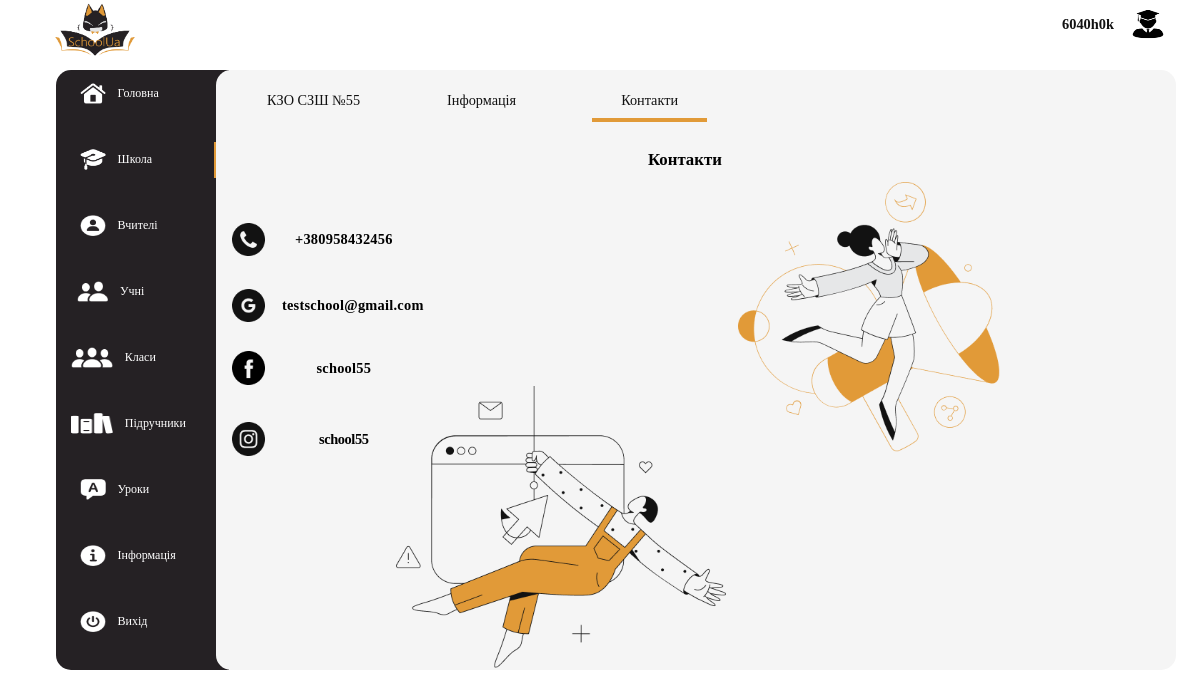
The page /school/19/contacts/ (signed in) on the database its author committed.
### MainApp/models.py (models this page shows)
class School(models.Model):
    title = models.CharField(max_length=255)
    number = models.IntegerField()
    town = models.CharField(max_length=255)
    clases = models.JSONField()
    lessons = models.JSONField()
    teachers = models.JSONField()
    class_form = models.JSONField()
    lesson_form = models.JSONField()
    password = models.CharField(max_length=255)
    login = models.CharField(max_length=255, default=' ')
    email = models.CharField(max_length=255, default=' ')
    adress = models.CharField(max_length=255, default='Не вказано')
    school_type = models.CharField(max_length=255, default='Не вказано')
    school_director = models.CharField(max_length=255, default='Не вказано')
    school_profil = models.CharField(max_length=255, default='Не вказано')
    school_site = models.CharField(max_length=255, default='none')
    school_phone = models.CharField(max_length=255, default='none')
    facebook = models.CharField(max_length=255, default='Не вказано')
    instagram = models.CharField(max_length=255, default='Не вказано')
    time_create = models.DateTimeField(auto_now_add = True)
    time_update = models.DateTimeField(auto_now= True)
    news_text1 = models.CharField(max_length=1000, default='На цьому місці ви можете дізнатися останні новини вашої школи')
    news_text2 = models.CharField(max_length=1000, default='А це на випадок якщо новин занадто багато')

### MainApp/views.py (the view, shortened to what this page needs)
# urls.py: path('school/<int:id>/contacts/', School_contacts.as_view(), name = "school_contacts"),
class School_contacts(TemplateView):
    template_name = "MainApp/school_contacts.html"
    def dispatch(self, request, id):
        tmp = buttons_menu(request, id)
        if tmp != None:
            return redirect(tmp)
        school = School.objects.get(pk = id)
        return render(request, self.template_name,
                context= {'school': school,
                            'select_menu':1, 'menu_school_select':3,'account':check_account(request,id)})

### MainApp/templates/MainApp/school_contacts.html (shortened to what this page needs)
{% extends 'MainApp/base.html' %}
{% load static %}
{% block content %}
    <main class="base_main">
        <form action="" method="POST">
            <img class = 'phone_school' src="{% static 'image/Phone_school.png' %}" alt="">
            <img class = 'google_school' src="{% static 'image/Google_school.png' %}" alt="">
            <img class = 'facebook_school' src="{% static 'image/Facebook_school.png' %}" alt="">
            <img class = 'instagram_school' src="{% static 'image/Instagram_school.png' %}" alt="">
            <img class = 'school_contacts_image1' src="{% static 'image/school_contacts_image1.png' %}" alt="">
            <img class = 'school_contacts_image2' src="{% static 'image/school_contacts_image2.png' %}" alt="">
            <ul class='menu_school_ul'>
                <li class='menu_school_li'>
                    {% if menu_school_select == 1 %}
                        <div class='menu_school_div menu_school_selected'>
                    {% else %}
                        <div class='menu_school_div'>
                    {% endif %}
                        <button class="menu_school_button" name = 'button_menu' value="1">{{school.title}}</button>
                    </div>
                </li>
                <li class='menu_school_li'>
                    {% if menu_school_select == 2 %}
                        <div class='menu_school_div menu_school_selected'>
                    {% else %}
                        <div class='menu_school_div'>
                    {% endif %}
                        <button class="menu_school_button" name = 'button_menu' value="2">Інформація</button>
                    </div>
                </li>
                <li class='menu_school_li'>
                    {% if menu_school_select == 3 %}
                        <div class='menu_school_div menu_school_selected'>
                    {% else %}
                        <div class='menu_school_div'>
                    {% endif %}
                        <button class="menu_school_button" name = 'button_menu' value="3">Контакти</button>
                    </div>
                </li>
                <li>
                    <p class="p_name_contacts_school">
                        Контакти
                    </p>
                </li>
                <li>
                    <p class="p_phone_school">
                        +38{{school.school_phone}}
                    </p>
                </li>
                <li>
                    <p class="p_email_school">
                        {{school.email}}
                    </p>
                </li>
                <li>
                    <p class="p_facebook_school">
                        {{school.facebook}}
                    </p>
                </li>
                <li>
                    <p class="p_instagram_school">
                        {{school.instagram}}
                    </p>
                </li>
            </ul>
        </form>
    </main>
{% endblock %}

### MainApp/templates/MainApp/base.html (shortened to what this page needs)
{% load static %}
<!DOCTYPE html>
<html lang="en">
<head>
    <link rel="stylesheet" href="{% static 'base.css' %}" type="text/css">
    <link rel="stylesheet" href="{% static 'schools.css' %}" type="text/css">
    <link rel="stylesheet" href="{% static 'home.css' %}" type="text/css">
    <link rel="stylesheet" href="{% static 'auth.css' %}" type="text/css">
    <link rel="stylesheet" href="{% static 'school.css' %}" type="text/css">
    <link rel="stylesheet" href="{% static 'class.css' %}" type="text/css">
    <link rel="stylesheet" href="{% static 'schadult.css' %}" type="text/css">
    <link rel="stylesheet" href="{% static 'about_us.css' %}" type="text/css">
    <link rel="stylesheet" href="{% static 'about_site.css' %}" type="text/css">
    <link rel="stylesheet" href="{% static 'contacts.css' %}" type="text/css">
    <link rel="stylesheet" href="{% static 'student.css' %}" type="text/css">
    <link rel="stylesheet" href="{% static 'teacher.css' %}" type="text/css">
    <link rel="stylesheet" href="{% static 'school_contacts.css' %}" type="text/css">
    <link rel="stylesheet" href="{% static 'school_info.css' %}" type="text/css">
    <link rel="stylesheet" href="{% static 'marks.css' %}" type="text/css">
    </head>
    <body>
        {% block main-menu %}
        {% if request.user.is_authenticated %}
        <form action="" method="POST" class="account_form">
            <button class="account_button" name="account" value="{{account.value}}">{{account.name}}</button>
            <button class="account_button" name="account" value="{{account.value}}"><img class = 'account_img' src="{% static 'image/acc.png' %}" alt=""></button>
        </form>
        {% endif %}
        <img src="{% static 'image/logo.png' %}" class="logo" alt="">
        <nav class="menu">
          <ul class="menu_ul">
                {% if select_menu == 0 %}
                    <div class="menu_div_selected">
                {% else %}
                    <div class="menu_div">
                {% endif %}
                    <form action="" method="GET" class="menu_form">
                        <button class="menu_a" name='button_id_menu' value="1">
                            <li class="menu_li">
                                <span   class="menu_span">
                                    <img class="menu_icon" src="{% static 'image/home.png' %}" alt="">
                                    <p class="menu_text">Головна</p>
                                </span>
                            </li>
                        </button>
                    </form>
                    </div>
                {% if request.user.is_authenticated %}
                {% if select_menu == 1 %}
                    <div class="menu_div_selected">
                {% else %}
                    <div class="menu_div">
                {% endif %}
                    <form action="" method="GET" class="menu_form">
                        <button class="menu_a" name='button_id_menu' value="2">
                            <li class="menu_li">
                                <span   class="menu_span">
                                    <img class="menu_icon" src="{% static 'image/school.png' %}" alt="">
                                    {% if type_menu == 1 %}
                                    <p class="menu_text">Школи</p>
                                    {% else %}
                                    <p class="menu_text">Школа</p>
                                    {% endif %}
                                </span>
                            </li>
                        </button>
                    </form>
                    </div>
                {% endif %}
                {% if perms.MainApp.show_school %}
                    {% if select_menu == 2 %}
                        <div class="menu_div_selected">
                    {% else %}
                        <div class="menu_div">
                    {% endif %}
                        <form action="" method="GET" class="menu_form">
                            {% if type_menu == 1 %}
                            {% else %}
                            <button class="menu_a" name='button_id_menu' value="3">
                                <li class="menu_li">
                                    <span   class="menu_span">
                                            <img class="menu_icon" src="{% static 'image/teachers.png' %}" alt="">
                                            <p class="menu_text">Вчителі</p>
                                    </span>
                                </li>
                            </button>
                            {% endif %}
                        </form>
                        </div>
                {% endif %}
                {% if perms.MainApp.teacher or perms.MainApp.show_school %}
                    {% if select_menu == 3 %}
                        <div class="menu_div_selected">
                    {% else %}
                        <div class="menu_div">
                    {% endif %}
                    <form action="" method="GET" class="menu_form">
                        {% if type_menu == 1 %}
                        {% else %}
                        <button class="menu_a" name='button_id_menu' value="4">
                            <li class="menu_li">
                                <span   class="menu_span">
                                        <img class="menu_icon_pupils" src="{% static 'image/pupils.png' %}" alt="">
                                        <p class="menu_text">Учні</p>
                                </span>
                            </li>
                        </button>
                        {% endif %}
                    </form>
                    </div>
                {% endif %}
                {% if request.user.is_authenticated %}
                    {% if select_menu == 4 %}
                        <div class="menu_div_selected">
                    {% else %}
                        <div class="menu_div">
                    {% endif %}
                    <form action="" method="GET" class="menu_form">
                        {% if type_menu == 1 %}
                        {% else %}
                        <button class="menu_a" name='button_id_menu' value="5">
                            <li class="menu_li">
                                <span   class="menu_span">
                                        <img class="menu_icon_classes" src="{% static 'image/classes.png' %}" alt="">
                                        {% if perms.MainApp.view_student and not request.user.is_superuser %}
                                        <p class="menu_text">Клас</p>
                                        {% else %}
                                        <p class="menu_text">Класи</p>
                                        {% endif %}
                                </span>
                            </li>
                        </button>
                        {% endif %}
                    </form>
                    </div>
                {% endif %}
                {% if request.user.is_authenticated %}
                    {% if select_menu == 9 %}
                        <div class="menu_div_selected">
                    {% else %}
                        <div class="menu_div">
                    {% endif %}
                    <form action="" method="GET" class="menu_form">
                        {% if type_menu == 1 %}
                        {% else %}
                        <button class="menu_a" name='button_id_menu' value="9">
                            <li class="menu_li">
                                <span   class="menu_span">
                                        <img class="menu_icon_classes" src="{% static 'image/books.png' %}" alt="">
                                        <p class="menu_text">Підручники</p>
                                </span>
                            </li>
                        </button>
                        {% endif %}
                    </form>
                    </div>
                {% endif %}
                {% if perms.MainApp.teacher or perms.MainApp.show_school %}
                    {% if select_menu == 5 %}
                        <div class="menu_div_selected">
                    {% else %}
                        <div class="menu_div">
                    {% endif %}
                    <form action="" method="GET" class="menu_form">
                        {% if type_menu == 1 %}
                        {% else %}
                        <button class="menu_a" name='button_id_menu' value="6">
                            <li class="menu_li">
                                <span   class="menu_span">
                                        <img class="menu_icon" src="{% static 'image/lessons.png' %}" alt="">
                                        <p class="menu_text">Уроки</p>
                                </span>
                            </li>
                        </button>
                        {% endif %}
                    </form>
                        </div>
                {% endif %}
                {% if select_menu == 6 %}
                    <div class="menu_div_selected">
                {% else %}
                    <div class="menu_div">
                {% endif %}
                <form action="" method="GET" class="menu_form">
                    {% if type_menu == 1 and request.user.is_authenticated %}
                    {% else %}
                    <button class="menu_a" name='button_id_menu' value="7">
                        <li class="menu_li">
                            <span   class="menu_span">
                                    <img class="menu_icon" src="{% static 'image/info.png' %}" alt="">
                                    <p class="menu_text">Інформація</p>
                            </span>
                        </li>
                    </button>
                    {% endif %}
                </form>
                    </div>
                {% if select_menu == 7 %}
                    <div class="menu_div_selected">
                {% else %}
                    <div class="menu_div">
                {% endif %}
                <form action="" method="GET" class="menu_form">
                    <button class="menu_a" name='button_id_menu' value="8">
                        <li class="menu_li">
                            <span   class="menu_span">
                                    {% if request.user.is_authenticated %}
                                    <img class="menu_icon" src="{% static 'image/exit.png' %}" alt="">
                                    <p class="menu_text">Вихід</p>
                                    {% else %}
                                    <ion-icon class="menu_icon" name="enter-outline"></ion-icon>
                                        <p class="menu_text">Вхід</p>
                                    {% endif %}
                            </span>
                        </li>
                    </button>
                </form>
                    </div>
          </ul>
        </nav>
        {% endblock main-menu %}
        {% block content %}
        {% endblock %}
    </body>
</html>

### rows shown on the page
School: title "КЗО СЗШ №55", school_phone "0958432456", email "testschool@gmail.com", facebook "school55", instagram "school55"

### other values the page prints
{{ account.name }} "6040h0k"
